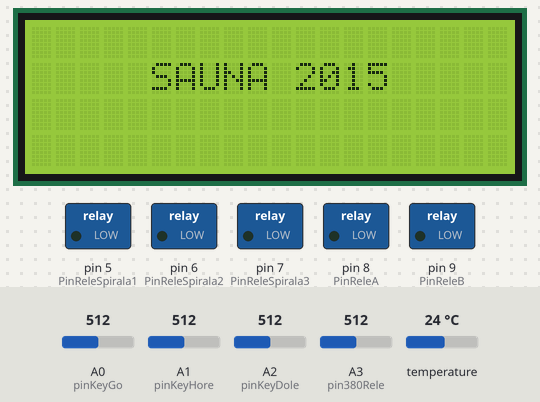
The sketch below on a simulated Arduino Uno, built with avr-gcc and run on an emulated ATmega328P. Parts: 20×4 character LCD, switched loads named in the sketch (green lamp = pin HIGH). The test bench sets the inputs (shaded band); at power-on: A0 (pinKeyGo) = 512, A1 (pinKeyHore) = 512, A2 (pinKeyDole) = 512, A3 (pin380Rele) = 512, temperature 24 °C. EEPROM starts erased; what the sketch prints to the serial monitor is not drawn.

Above: at 0.2 s.
At 1.5 s:
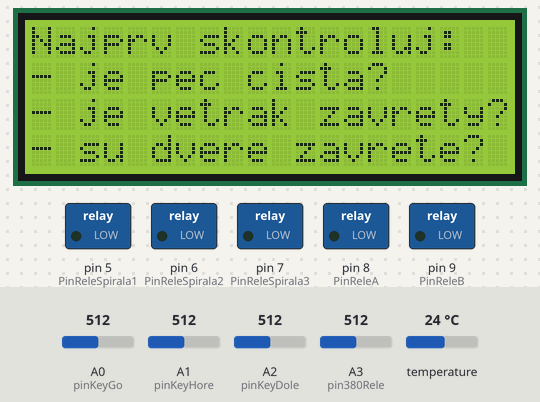
At 6.6 s:
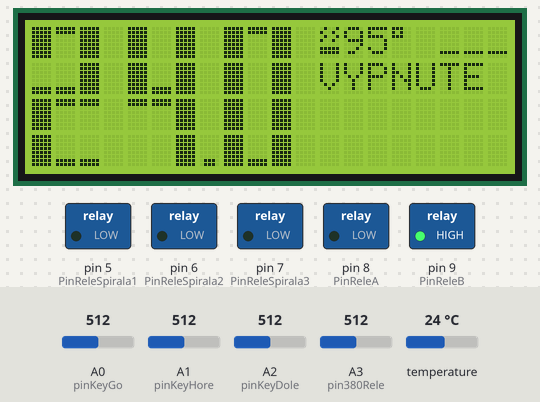
Timing chart, 0 to 8.1 s (numbered marks = the images above):
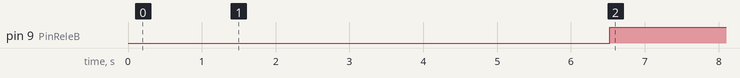

Measured:
- by itself, pin 9 (PinReleB): LOW → HIGH at 6.5 s
- what the display in image 1 shows lasts 5.1 s, from 1.4 s to 6.5 s

The sketch:

sauna.ino
```cpp
#include <Wire.h> //LCD
#include <LiquidCrystal_I2C.h>
#include <OneWire.h>
#include <avr/wdt.h>
#include <EEPROM.h>

const int nastTempEEPROMlocation = 110;

LiquidCrystal_I2C lcd(0x27, 2, 1, 0, 4, 5, 6, 7, 3, POSITIVE);

int DS18S20_Pin = 2; //DS18S20 Signal pin on digital 2
OneWire ds(DS18S20_Pin); // on digital pin 2


const int nastTempMin = 400;
const int nastTempMax = 950;

int i;
long int skutTemp, nastTemp, casVyp;
long int casEnd;
int dvojbodkaStav = 0;


const long int getTempUpdateTimePeriod = 30 * 1000L;
long int getTempUpdateTime;
const long int releGoUpdateTimePeriod = 1000;
long int releGoUpdateTime;
const long int sendSerialUpdateTimePeriod = 1 * 1000L;
long int sendSerialUpdateTime;

const long AutoShutdownTime = 4.5 * 60 * 60L;
//const int InitNastTemp = 65;

int pinKeyGo = A0;
int pinKeyHore = A1;
int pinKeyDole = A2;
int pin380Rele = A3;

const int PinReleSpirala1 = 5;
const int PinReleSpirala2 = 6;
const int PinReleSpirala3 = 7;
const int PinReleA = 8;
const int PinReleB = 9;


int ohrevSpirala[5] = {
  0, 0, 0, 0
};
int ohrevSpiralaSum = 0;
int ohrevSpiralaPos = 1; //od prvej spiraly
int ohrevHstr = 0; //hysterezia v desatinach C
int ohrev3spiralyTemp = 5; //teplota pri ktorej zapina vsetky 3 spiraly
int ohrev2spiralyTemp = 0; //teplota pri ktorej zapina 2 spiraly
int ohrev1spiraluTemp = -5; //teplota pri ktorej zapina 2 spiraly

byte znak1[8] = {
  B00000,
  B00000,
  B00000,
  B00000,
  B00000,
  B00000,
  B00000,
  B00000
};


byte znak2[8] = {
  B11111,
  B11111,
  B00000,
  B00000,
  B00000,
  B00000,
  B00000,
  B00000
};

byte znak3[8] = {
  B00000,
  B00000,
  B00000,
  B00000,
  B00000,
  B00000,
  B11111,
  B11111,
};


byte znak4[8] = {
  B11111,
  B11111,
  B11111,
  B11111,
  B11111,
  B11111,
  B11111,
  B11111,
};


byte znak5[8] = {
  B01001,
  B10010,
  B01001,
  B10010,
  B00000,
  B11111,
  B11111,
  B00000,
};

byte znak0[8] = {
  B00111,
  B00101,
  B00111,
  B00000,
  B00000,
  B00000,
  B00000,
  B00000,
};

byte znak6[8] = {
  B00000,
  B00000,
  B00000,
  B00000,
  B00000,
  B00000,
  B01110,
  B01110,
};


byte znak7[8] = {
  B01110,
  B10101,
  B10101,
  B10111,
  B10001,
  B01110,
  B00000,
  B00000,
};


//0       1       2       3       4       5       6       7       8       9
char bignumchars1[] = {
  4, 2, 4,  2, 4, 1,  4, 2, 4,  4, 2, 4,  4, 1, 4,  4, 2, 2,  4, 2, 4,  2, 2, 4,  4, 2, 4,  4, 2, 4
};
char bignumchars2[] = {
  4, 1, 4,  1, 4, 1,  3, 3, 4,  1, 3, 4,  4, 3, 4,  4, 3, 3,  4, 3, 3,  1, 1, 4,  4, 3, 4,  4, 3, 4
};
char bignumchars3[] = {
  4, 1, 4,  1, 4, 1,  4, 2, 2,  1, 2, 4,  2, 2, 4,  2, 2, 4,  4, 2, 4,  1, 1, 4,  4, 2, 4,  2, 2, 4
};
char bignumchars4[] = {
  4, 3, 4,  3, 4, 3,  4, 3, 3,  4, 3, 4,  1, 1, 4,  4, 3, 4,  4, 3, 4,  1, 1, 4,  4, 3, 4,  4, 3, 4
};


void setup()
{

  wdt_enable(WDTO_8S);

  lcd.begin(20, 4);
  lcd.noCursor();
  lcd.setCursor(5, 1);
  lcd.print(F("SAUNA 2015"));

  lcd.createChar(0, znak0);
  lcd.createChar(1, znak1);
  lcd.createChar(2, znak2);
  lcd.createChar(3, znak3);
  lcd.createChar(4, znak4);
  lcd.createChar(5, znak5);
  lcd.createChar(6, znak6);
  lcd.createChar(7, znak7);

  wdt_reset(); delay(1000);

  Serial.begin(115200);

  casEnd = 0;//hod v ms

  nastTemp = constrain(int(EEPROM.read(nastTempEEPROMlocation)) * 10, nastTempMin, nastTempMax);

  for (i = 0; i < 10; i++) { //inicializacia ds18b20
    getTemp();
  }
  getTempUpdateTime = 0;

  pinMode(pinKeyGo, INPUT);
  pinMode(pinKeyHore, INPUT);
  pinMode(pinKeyDole, INPUT);

  pinMode(PinReleSpirala1, OUTPUT);
  pinMode(PinReleSpirala2, OUTPUT);
  pinMode(PinReleSpirala3, OUTPUT);
  pinMode(PinReleA, OUTPUT);
  pinMode(PinReleB, OUTPUT);

  sendSerialUpdateTime = millis() + sendSerialUpdateTimePeriod;

  lcd.clear();
  lcd.setCursor(0, 0);
  lcd.print(F("Najprv skontroluj:"));
  lcd.setCursor(0, 1);
  lcd.print(F("- je pec cista?"));
  lcd.setCursor(0, 2);
  lcd.print(F("- je vetrak zavrety?"));
  lcd.setCursor(0, 3);
  lcd.print(F("- su dvere zavrete?"));
  wdt_reset(); delay(5000);
  wdt_reset();
  lcd.clear();

}

void loop()
{
  wdt_reset();

  if (millis() > getTempUpdateTime) {
    if (checkKey() == 0) {
      skutTemp = getTemp() * 10;
      if (skutTemp < 0) skutTemp = 0;  //orezanie od 0.0C do 99.9C
      if (skutTemp > 999) skutTemp = 999;
      vypisSkutTemp(skutTemp);
      getTempUpdateTime = millis() + getTempUpdateTimePeriod;
    }
    saveNastTemp();
  }


  doKey();
  vypisNastTemp(nastTemp);
  vypisStav();


  if (millis() > releGoUpdateTime) {
    releVypocet();
    releGo();
    vypisRele();
    releGoUpdateTime = millis() + releGoUpdateTimePeriod;
  }

  if (millis() > sendSerialUpdateTime) {
    sendSerial();
    sendSerialUpdateTime = millis() + sendSerialUpdateTimePeriod;
  }


}


void vypisNastTemp(int temp)
{
  lcd.setCursor(12, 0);
  lcd.write((byte)5);
  if (temp < 100) lcd.print(F(" "));
  lcd.print(temp / 10);
  lcd.write(B11011111); //stupen
};


void vypisCasVyp(int cas)
{
  cas = cas / 60; //sekundy nevypisujem
  int hodin = cas / 60;
  int minut = cas - hodin * 60;
  lcd.setCursor(12, 1);
  lcd.write((byte)7);
  lcd.print(hodin);
  lcd.print(F(":"));
  if (minut < 10) {
    lcd.print(F("0"));
  };
  lcd.print(minut);
  lcd.print(F("  "));
};


void vypisSkutTemp(int cislo)
{
  int c1 = cislo / 100;
  int c2 = (cislo - 100 * c1) / 10;
  int c3 = cislo - (100 * c1 + 10 * c2);

  vypisVelkeCislicu(c1, 0);
  vypisVelkeCislicu(c2, 0 + 4);
  lcd.setCursor(0 + 7, 3);
  lcd.write((byte)6); //bodka
  vypisVelkeCislicu(c3, 0 + 8);
  //lcd.setCursor(0 + 8, 3);
  //lcd.print(c3); //desatinne cislo
};

void vypisVelkeCislicu(int cislo, int x_pos)
{
  for (i = 0; i < 3; i++) {
    lcd.setCursor(x_pos + i, 0);
    lcd.write((byte)bignumchars1[3 * cislo + i]);
    lcd.setCursor(x_pos + i, 1);
    lcd.write((byte)bignumchars2[3 * cislo + i]);
    lcd.setCursor(x_pos + i, 2);
    lcd.write((byte)bignumchars3[3 * cislo + i]);
    lcd.setCursor(x_pos + i, 3);
    lcd.write((byte)bignumchars4[3 * cislo + i]);
  };
};


float getTemp() {
  //returns the temperature from one DS18S20 in DEG Celsius

  byte data[12];
  byte addr[8];

  if ( !ds.search(addr)) {
    //no more sensors on chain, reset search
    ds.reset_search();
    return -1000;
  }

  if ( OneWire::crc8( addr, 7) != addr[7]) {
    //Serial.println(F("CRC is not valid!"));
    return -1000;
  }

  if ( addr[0] != 0x10 && addr[0] != 0x28) {
    //Serial.print(F("Device is not recognized"));
    return -1000;
  }

  ds.reset();
  ds.select(addr);
  ds.write(0x44); // start conversion

  byte present = ds.reset();
  ds.select(addr);
  ds.write(0xBE); // Read Scratchpad


  for (int i = 0; i < 9; i++) { // we need 9 bytes
    data[i] = ds.read();
  }

  ds.reset_search();

  byte MSB = data[1];
  byte LSB = data[0];

  float tempRead = ((MSB << 8) | LSB); //using two's compliment
  float TemperatureSum = tempRead / 16;

  return TemperatureSum;

}


int checkKey(void)
{

  if (analogRead(pinKeyGo) == 1023) {
    return (1);
  }
  if (analogRead(pinKeyHore) == 1023) {
    return (2);
  }
  if (analogRead(pinKeyDole) == 1023) {
    return (3);
  }

  return (0);
}

void doKey(void)
{

  if (analogRead(pinKeyHore) == 1023) {
    if (nastTemp < nastTempMax) {
      nastTemp = nastTemp + 10;
      vypisNastTemp(nastTemp);
      waitToReleaseKey();
      return;
    }
  }

  if (analogRead(pinKeyDole) == 1023) {
    if (nastTemp > nastTempMin) {
      nastTemp = nastTemp - 10;
      vypisNastTemp(nastTemp);
      waitToReleaseKey();
      return;
    }
  }

  if (analogRead(pinKeyGo) == 1023) { //vypnutie stlacenim

    if (casEnd > millis() / 1000) {
      casEnd = millis() / 1000;
    }
    else {
      casEnd = millis() / 1000 + AutoShutdownTime;
    }
    vypisStav();
    waitToReleaseKey();
    return;
  }

}

void waitToReleaseKey(void)
{
  const int delayKey = 500;

  int d = 0;
  do {
    delay(1);
    d++;
  }
  while (((analogRead(pinKeyGo) == 1023) ||
          (analogRead(pinKeyHore) == 1023) ||
          (analogRead(pinKeyDole) == 1023)) &&
         (d < delayKey)); //wait until release button

}


void ReleSpiralaZapni(void) {
  ohrevSpiralaPos++;
  if (ohrevSpiralaPos > 3) {
    ohrevSpiralaPos = 1;
  }
  ohrevSpirala[ohrevSpiralaPos] = 1;
  ohrevSpiralaSum++;
}

void ReleSpiralaVypni(void) {

  if (ohrevSpiralaSum == 1) { //jedna spirala
    ohrevSpirala[ohrevSpiralaPos] = 0;

    ohrevSpiralaPos++;
    if (ohrevSpiralaPos > 3) {
      ohrevSpiralaPos = 1;
    }
    ohrevSpiralaSum--;
  }
  else if (ohrevSpiralaSum == 2) { //dve
    if (ohrevSpiralaPos - 1 > 0) {
      ohrevSpirala[ohrevSpiralaPos - 1] = 0;
    }
    else {
      ohrevSpirala[3] = 0;
    }
    ohrevSpiralaSum--;
  }
  else if (ohrevSpiralaSum == 3) { //tri
    if (ohrevSpiralaPos == 1) {
      ohrevSpirala[2] = 0;
    }
    else if (ohrevSpiralaPos == 2) {
      ohrevSpirala[3] = 0;
    }
    else if (ohrevSpiralaPos == 3) {
      ohrevSpirala[1] = 0;
    }
    ohrevSpiralaSum--;
  }

}


void releVypocet(void)
{
  //rele
  if (casVyp > 0) {
    if ((nastTemp - skutTemp > ohrev3spiralyTemp + ohrevHstr) && (ohrevSpiralaSum < 3)) {
      ReleSpiralaZapni();
    }
    else if ((nastTemp - skutTemp > ohrev2spiralyTemp + ohrevHstr) && (ohrevSpiralaSum < 2)) {
      ReleSpiralaZapni();
    }
    else if ((nastTemp - skutTemp > ohrev1spiraluTemp + ohrevHstr) && (ohrevSpiralaSum < 1)) {
      ReleSpiralaZapni();
    }
    else if ((nastTemp - skutTemp < ohrev3spiralyTemp - ohrevHstr) && (ohrevSpiralaSum > 2)) {
      ReleSpiralaVypni();
    }
    else if ((nastTemp - skutTemp < ohrev2spiralyTemp - ohrevHstr) && (ohrevSpiralaSum > 1)) {
      ReleSpiralaVypni();
    }
    else if ((nastTemp - skutTemp < ohrev1spiraluTemp - ohrevHstr) && (ohrevSpiralaSum > 0)) {
      ReleSpiralaVypni();
    }
  }

  if (casVyp == 0) {
    if (ohrevSpiralaSum > 0) {
      ReleSpiralaVypni();
    }
  }


}


void releGo(void) {
  //rele
  if (ohrevSpirala[1] == 1) {
    analogWrite(PinReleSpirala1, 255);
  }
  else {
    analogWrite(PinReleSpirala1, 0);
  }
  if (ohrevSpirala[2] == 1) {
    analogWrite(PinReleSpirala2, 255);
  }
  else {
    analogWrite(PinReleSpirala2, 0);
  }
  if (ohrevSpirala[3] == 1) {
    analogWrite(PinReleSpirala3, 255);
  }
  else {
    analogWrite(PinReleSpirala3, 0);
  }

  //svetla
  if (casVyp > 0) {
    analogWrite(PinReleA, 255);
    analogWrite(PinReleB, 0);
  }
  if (casVyp == 0) {
    analogWrite(PinReleA, 0);
    analogWrite(PinReleB, 255);
  }

}


void vypisRele(void)
{
  lcd.setCursor(17, 0);
  if (ohrevSpirala[1] == 1) {
    lcd.write((byte)5);
  }
  else {
    lcd.print(F("_"));
  }
  if (ohrevSpirala[2] == 1) {
    lcd.write((byte)5);
  }
  else {
    lcd.print(F("_"));
  }
  if (ohrevSpirala[3] == 1) {
    lcd.write((byte)5);
  }
  else {
    lcd.print(F("_"));
  }

}


void getStav(void)
{

  //vypnute vypinacom
  if (analogRead(pin380Rele) == 0) {
    casEnd = millis() / 1000;
  }

  //vypnute casovacom
  casVyp = casEnd - millis() / 1000;
  if (casVyp < 0) {
    casVyp = 0;
  }

}


void vypisStav(void)
{
  getStav();

  lcd.setCursor(12, 1);
  if (casVyp == 0) {
    lcd.print(F("VYPNUTE"));
  }
  if (casVyp > 0) {
    vypisCasVyp(casVyp);
  }
}


void sendSerial(void)
{
  Serial.print ("S");
  Serial.print (" ");
  Serial.print (skutTemp);
  Serial.print (" ");
  Serial.print (nastTemp);
  Serial.print (" ");
  Serial.print (casVyp / 60);
  Serial.print (" ");
  Serial.print (ohrevSpirala[1]+ohrevSpirala[2]+ohrevSpirala[3]);
  Serial.print (" ");
  Serial.print (millis() / 1000);
  Serial.println ();
}


void saveNastTemp(void) {
  int value = nastTemp / 10;

  byte old = EEPROM.read(nastTempEEPROMlocation);

  if (old != value) {
    EEPROM.write(nastTempEEPROMlocation, value);
    //Serial.print(F("NastTemp saved to EEPROM saved at: "));
    //Serial.print(address);
    //Serial.print(F(" value: "));
    //Serial.println(value);

  }
}
```
